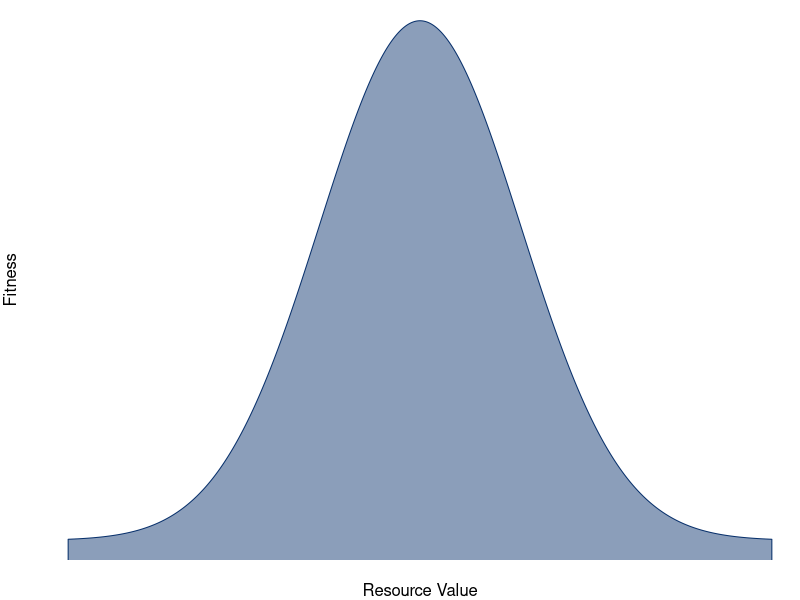
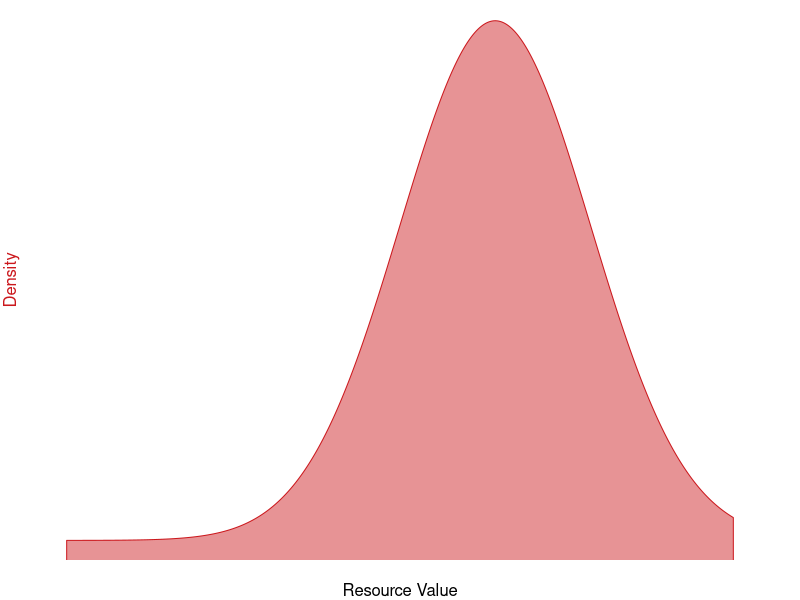
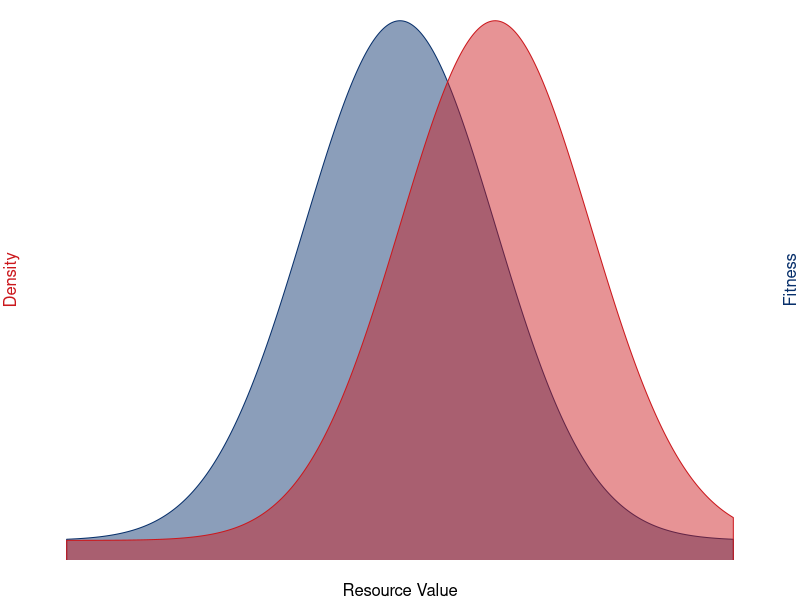
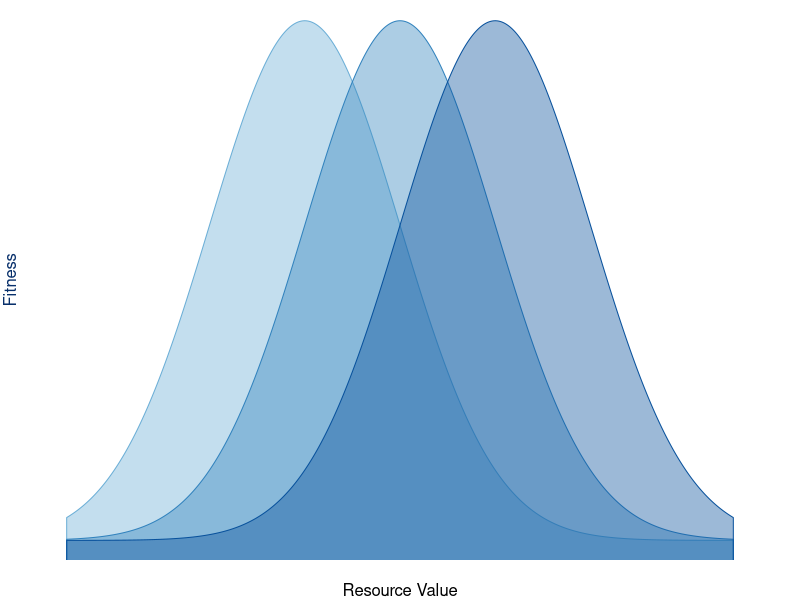

Here is the R script that generated these plots, in order:
## ---- chunk 1
knitr::opts_chunk$set(echo = FALSE)
## ---- chunk 2
col <- "#08306b77"
lcol <- "#08306b"
xl <- -7
xu <- 7
x <- seq(xl, xu, length.out=1000)
y <- dnorm(x, 0, 2)
xx <- c(x, rev(x))
yy <- c(y, rep(-1, length(x)))
par(bty='n', mar=c(2,2,0,0), mgp=c(1,0.1,0))
plot(0,0, xlim = c(xl, xu), ylim=range(y), type='n', xaxt='n', yaxt='n', xlab="Resource Value", ylab = "Fitness")
polygon(xx, yy, col=col, border=lcol)
## ---- chunk 3
p_col <- "#cb181d77"
p_lcol <- "#cb181d"
p_y <- dnorm(x, 2, 2)
p_yy <- c(p_y, rep(-1, length(x)))
par(bty='n', mar=c(2,2,0,2), mgp=c(1,0.1,0))
plot(0,0, xlim = c(xl, xu), ylim=range(y), type='n', axes = FALSE, xlab="", ylab = "")
axis(side = 1, tick = FALSE, labels = FALSE)
mtext("Resource Value", side = 1, line = 1)
axis(side = 2, tick = FALSE, labels = FALSE)
mtext("Density", side = 2, line = 1, col=p_lcol)
polygon(xx, p_yy, col=p_col, border=p_lcol)
## ---- chunk 4
## note, this is easy to compute. If both are probability distributions with PDF f(x) and g(x) and CDFs F(x) and G(x), and they cross at x = c
## then the overlap area is just 1 - F(c) + G(c), assuming F(x) is the left curve

par(bty='n', mar=c(2,2,0,2), mgp=c(1,0.1,0))
plot(0,0, xlim = c(xl, xu), ylim=range(y), type='n', axes = FALSE, xlab="", ylab = "")
axis(side = 1, tick = FALSE, labels = FALSE)
mtext("Resource Value", side = 1, line = 1)
axis(side = 2, tick = FALSE, labels = FALSE)
mtext("Density", side = 2, line = 1, col=p_lcol)
axis(side = 2, tick = FALSE, labels = FALSE)
mtext("Fitness", side = 4, line = 1, col=lcol)
polygon(xx, yy, col=col, border=lcol)
polygon(xx, p_yy, col=p_col, border=p_lcol)
## ---- chunk 5
library(RColorBrewer)
lcols <- brewer.pal(6, "Blues")[4:6]
cols <- paste0(lcols, '66')
centres <- c(-2, 0, 2)
y_s <- lapply(centres, function(m) dnorm(x, m, 2))
yy_s <- lapply(y_s, function(d) c(d, rep(-1, length(x))))
par(bty='n', mar=c(2,2,0,2), mgp=c(1,0.1,0))
plot(0,0, xlim = c(xl, xu), ylim=range(y), type='n', axes = FALSE, xlab="", ylab = "")
axis(side = 1, tick = FALSE, labels = FALSE)
mtext("Resource Value", side = 1, line = 1)
axis(side = 2, tick = FALSE, labels = FALSE)
mtext("Fitness", side = 2, line = 1, col=lcol)
dead <- mapply(function(ym, cfil, clin) polygon(xx, ym, col=cfil, border=clin), ym = yy_s, cfil = cols, clin = lcols)
